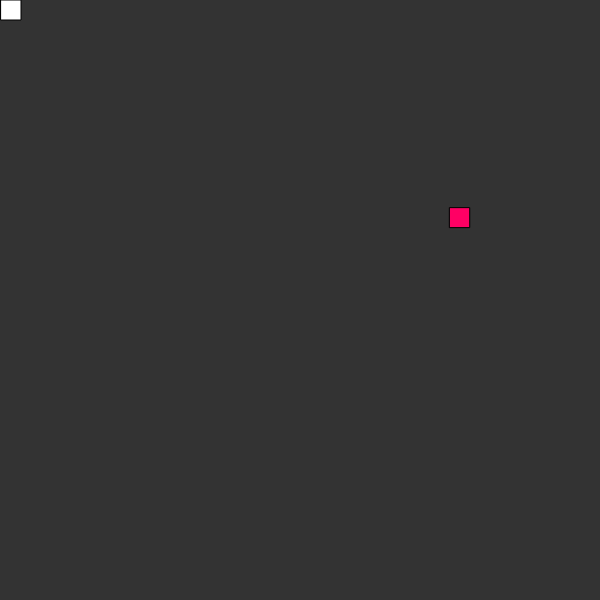
Frame 1 (no input)
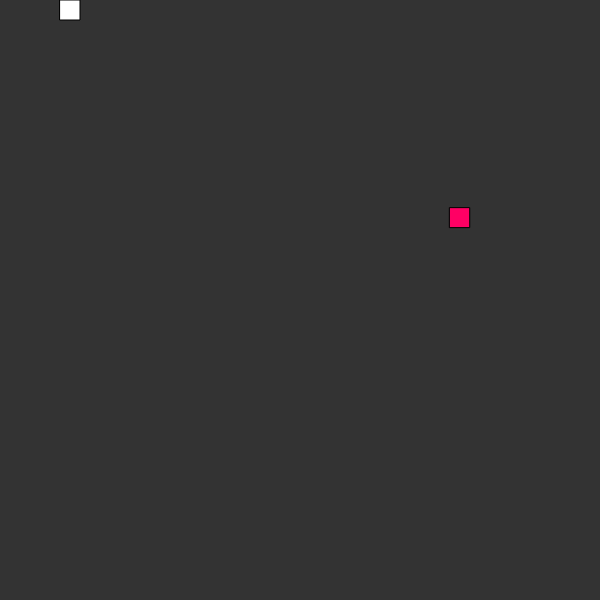
Frame 60 (no input)
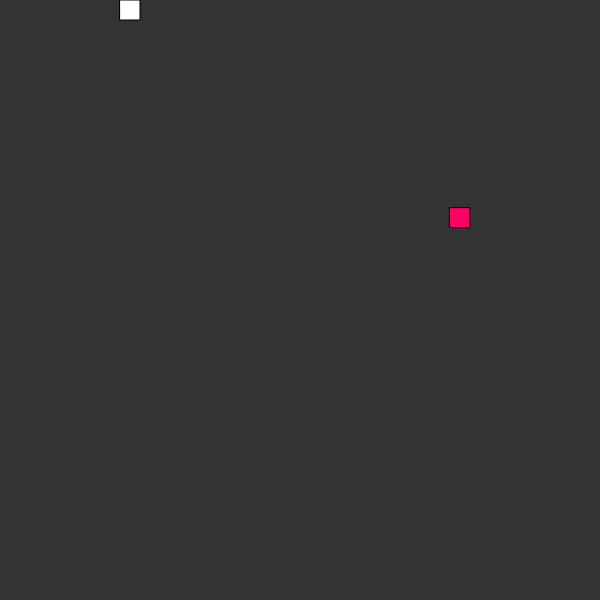
Frame 120 (the mouse pressed at the canvas centre since frame 60)

The p5.js sketch that drew these frames (run headless with seeded random() and noise() and a simulated clock; from frame 60 on, the mouse is pressed at the canvas centre):

// p5.js sketch
// ── sketch.js
var s;var scl=20;
var food;
function setup() {
//createCanvas(window.innerWidth-30,window.innerHeight-20);
createCanvas(600,600);
frameRate(20);
pickLocation();

s=new Snake();
food=createVector(random(width),random(height));
}

function draw() {
  background(51);
  s.update();
  s.show();
  if(s.eat(food)){
	  pickLocation();
	  }
  fill(255,0,100);
  rect(food.x,food.y,scl,scl);
  
}
function pickLocation(){
	var cols=floor(width/scl);
	var rows=floor(height/scl);
	food= createVector(floor(random(cols)),floor(random(rows)));
	food.mult(scl);
}
function keyPressed(){
if(keyCode===UP_ARROW){
s.dir(0,-1);
	
}else if(keyCode===DOWN_ARROW){
	s.dir(0,1);
}else if(keyCode===RIGHT_ARROW){
	s.dir(1,0);
}else if(keyCode===LEFT_ARROW){
	s.dir(-1,0);
}


	
}
function Snake(){
	
	this.x=0;
	this.y=0;
	this.xspeed=1;
	this.yspeed=0;
	this.update=function(){
		this.x=this.x+this.xspeed;
		this.y=this.y+this.yspeed;
		this.x=constrain(this.x,0,width-scl);
		this.y=constrain(this.y,0,height-scl);
		}
	this.show=function(){
		fill(255);
		rect(this.x,this.y,scl,scl);
		
		}
  this.dir=function(x,y){
	  this.xspeed=this.xspeed+x;
	  this.yspeed=this.yspeed+y;
	  }	
	 this.eat=function(pos){
		 var d=dist(this.x,this.y,pos.x,pos.y);
		
		 console.log(d);
		 if(d<1){
			 return true;
			 }else{
			 return false;
			 }
		 } 		
		
	}
